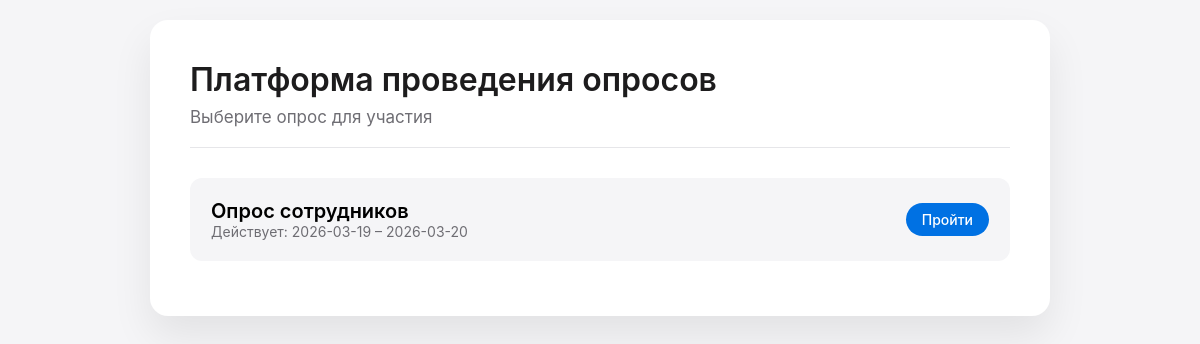
Before: / with the older database file.
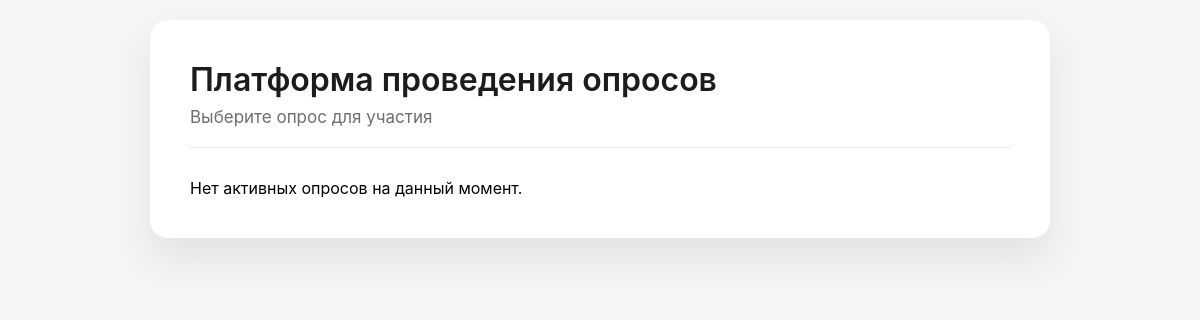
After: the same page with the newer database file.
### tables this page shows
CREATE TABLE surveys (
            id INTEGER PRIMARY KEY AUTOINCREMENT,
            title TEXT NOT NULL,
            start_date TEXT NOT NULL,
            end_date TEXT NOT NULL,
            is_active INTEGER DEFAULT 1,
            created_at TIMESTAMP DEFAULT CURRENT_TIMESTAMP
        );

### app.py (the view)
@app.route('/')
def index():
    surveys = get_all_surveys(only_active=True)
    return render_template('index.html', surveys=surveys)

### models.py (called while the page is built)
def get_db():
    conn = sqlite3.connect(DB_FILE)
    conn.row_factory = sqlite3.Row
    return conn

### templates/index.html (shortened to what this page needs)
{% extends "base.html" %}
{% block content %}
<h1>Платформа проведения опросов</h1>
<div class="subtitle">Выберите опрос для участия</div>
{% for s in surveys %}
<div class="survey-card">
    <div class="flex">
        <div>
            <span class="survey-title">{{ s.title }}</span>
            <div class="survey-meta">
                Действует: {{ s.start_date }} – {{ s.end_date }}
            </div>
        </div>
        <a href="{{ url_for('survey_form', survey_id=s.id) }}" class="button small">Пройти</a>
    </div>
</div>
{% else %}
<p>Нет активных опросов на данный момент.</p>
{% endfor %}
{% endblock %}

Changed rows visible on the page:
removed surveys: title "Опрос сотрудников", start_date "2026-03-19", end_date "2026-03-20"
Other visible differences:
text now shown: "Нет активных опросов на данный момент."
